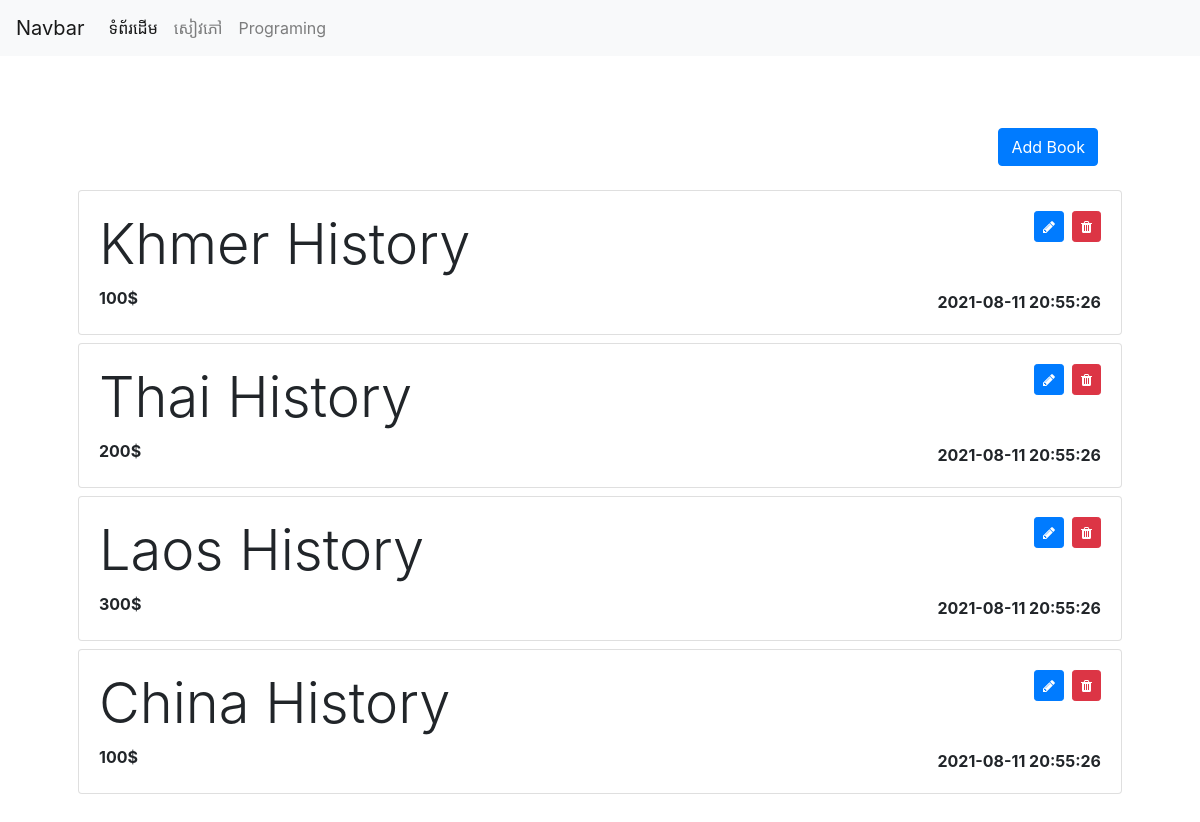
Page /?page=book on the committed database.
### tables this page shows
CREATE TABLE `book` (
  `book_id` int(11) NOT NULL,
  `title` varchar(100) NOT NULL,
  `price` int(11) NOT NULL,
  `date` datetime NOT NULL DEFAULT current_timestamp()
);

### database/database.php (called while the page is built, shortened)
<?php
function datababse() {
    return new mysqli('localhost', 'root', '', 'homework_db');
}
function getBookData() {
    return datababse()->query("SELECT * FROM book");
}

### pages/book.php (the view)
<div class="container p-5">
    <div class="d-flex justify-content-end p-4">
        <a href="create_book_html.php" class="btn btn-primary">Add Book</a>
    </div>
    <?php
        require_once('database/database.php');
        $books = getBookData();
        foreach($books as $book):
    ?>
    <div class="card mb-2">
        <div class="card-body">
            <div class="d-flex justify-content-between">
                <div class="d-flex flex-column">
                    <h1 class="display-4 text-center"><?= $book['title']?></h1>
                    <strong><?= $book['price']?>$</strong>
                </div>
                <div class="align-items-end">
                    <div class="action d-flex justify-content-end">
                        <a href="update_book_html.php?id=<?= $book['book_id']?>" class="btn btn-primary btn-sm mr-2"><i class="fa fa-pencil"></i></a>
                        <a href="delete_book.php?id=<?= $book['book_id']?>" class="btn btn-danger btn-sm"><i class="fa fa-trash"></i></a>
                    </div>
                    <br>
                    <br>
                    <strong><?= $book['date']?></strong>
                </div>
            </div>
        </div>
    </div>
    <?php endforeach; ?>
</div>

### partial/header.php (shortened to what this page needs)
<!DOCTYPE html>
<html lang="en">
<head>
    <link rel="stylesheet" href="https://cdnjs.cloudflare.com/ajax/libs/font-awesome/4.7.0/css/font-awesome.min.css">
    <link rel="stylesheet" href="https://maxcdn.bootstrapcdn.com/bootstrap/4.5.2/css/bootstrap.min.css">
</head>
<body>

### partial/navbar.php (shortened to what this page needs)
<nav class="navbar navbar-expand-lg navbar-light bg-light">
  <a class="navbar-brand" href="#">Navbar</a>
  <div class="collapse navbar-collapse" id="navbarTogglerDemo02">
    <ul class="navbar-nav mr-auto mt-2 mt-lg-0">
      <li class="nav-item active">
        <a class="nav-link" href="?page=home">ទំព័រដើម<span class="sr-only">(current)</span></a>
      </li>
      <li class="nav-item">
        <a class="nav-link" href="?page=book">សៀវភៅ</a>
      </li>
      <li class="nav-item">
        <a class="nav-link" href="?page=programming">Programing</a>
      </li>
    </ul>
  </div>
</nav>

### index.php
<?php
include_once('partial/header.php');
include_once('partial/navbar.php');
if(isset($_GET['page'])) {
    if($_GET['page'] == "home") {
        include_once('pages/home.php');
    } elseif ($_GET['page'] == "book") {
        include_once('pages/book.php');
    } elseif ($_GET['page'] == "programming") {
        include_once('pages/programming.php');
    }
} else {
    include_once('pages/home.php');
}
include_once('partial/footer.php');
?>

### partial/footer.php (shortened to what this page needs)
</body>
</html>

### rows in the picture
book: title "Khmer History", price "100", date "2021-08-11 20:55:26"
book: title "Thai History", price "200", date "2021-08-11 20:55:26"
book: title "Laos History", price "300", date "2021-08-11 20:55:26"
book: title "China History", price "100", date "2021-08-11 20:55:26"
